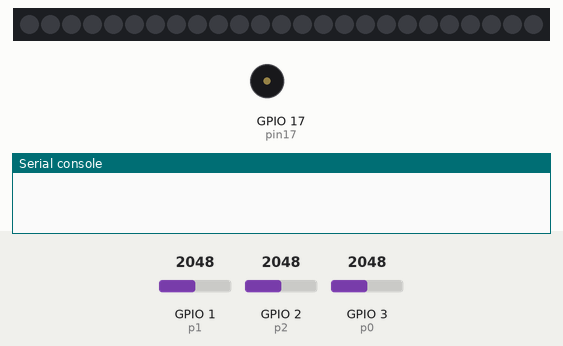
Recording of a program running on a simulated ESP32 board running MicroPython. Shown: 25 RGB LEDs in strip order, left to right, buzzer (waves = sounding), the last lines printed to the serial console. The test bench sets the inputs (shaded band); at power-on: GPIO 1 (p1) = 2048, GPIO 2 (p2) = 2048, GPIO 3 (p0) = 2048 (analog values on the 0–4095 scale). Dim RGB values are drawn brighter than linear.

Above: at 1.2 s.
1.3 s: GPIO 1 (p1) set to 0
At 1.45 s:
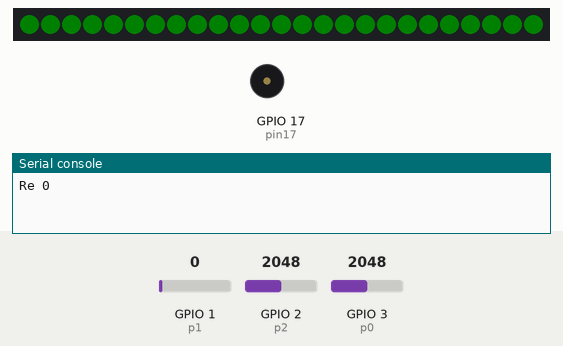
3.1 s: GPIO 2 (p2) set to 0
At 3.26 s:
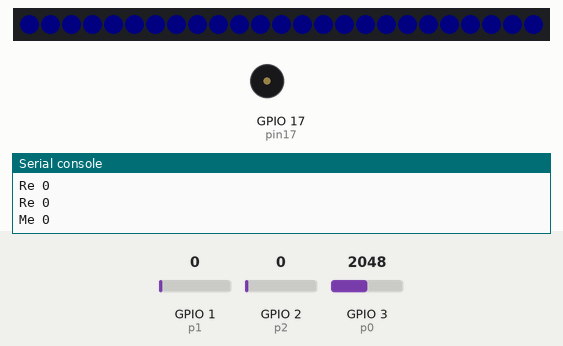
5.2 s: GPIO 3 (p0) set to 0
At 5.48 s:
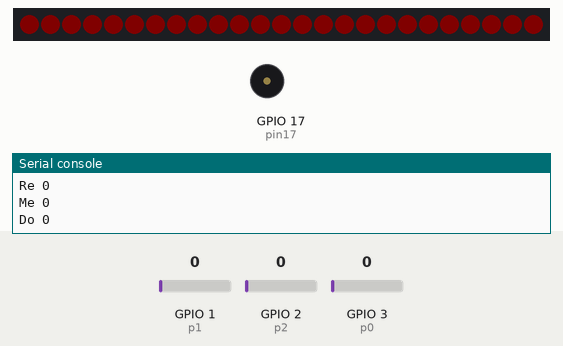
7.6 s: GPIO 3 (p0) set to 491
9.1 s: GPIO 1 (p1) set to 491
10.6 s: GPIO 2 (p2) set to 491
At 11.5 s:
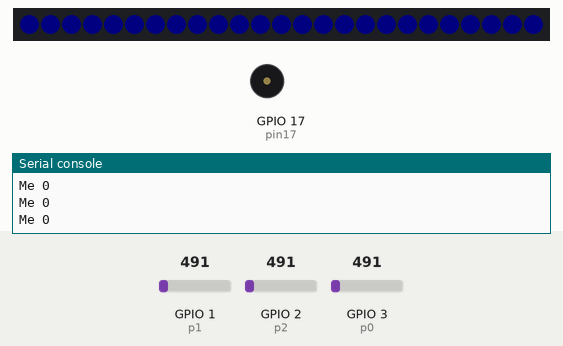
Timing chart, 0 to 13.1 s (numbered marks = the images above; inputs shaded):
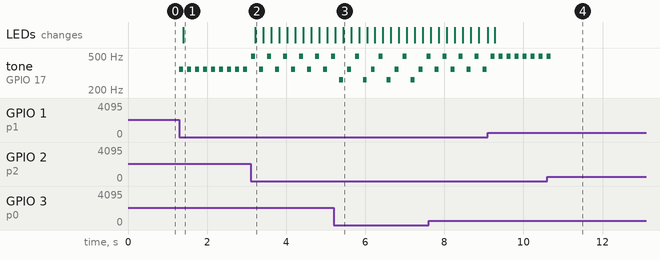

The program:

board_bitv2_ws2812_buzzer.py
```python
from machine import ADC, I2C, Pin
import os,machine,math,neopixel,time,random

np = neopixel.NeoPixel(machine.Pin(18), 25)

def setLED(r,g,b):
    for led in range(25):
        np[led] = (r,g,b)
    np.write()

class Buzzer():
    # 262 294 330 349 392 440 494
    def play(self,freq=300,delay=0.1):
        pin17 = machine.PWM(machine.Pin(17), duty=512)
        pin17.freq(freq)
        time.sleep(delay)
        machine.PWM(machine.Pin(17), duty=0)

p0 = ADC(Pin(3))
p0.atten(ADC.ATTN_0DB)

p1 = ADC(Pin(1))
p1.atten(ADC.ATTN_0DB)

p2 = ADC(Pin(2))
p2.atten(ADC.ATTN_0DB)

buzzer = Buzzer()


while True:
    if(p0.read()<20):
        print("Do "+str(p0.read()))
        buzzer.play(262,0.1)
        setLED(5,0,0)
        time.sleep(0.1)
    if(p1.read()<20):
        print("Re "+str(p1.read()))
        buzzer.play(349,0.1)
        setLED(0,5,0)
        time.sleep(0.1)
    if(p2.read()<20):
        print("Me "+str(p2.read()))
        buzzer.play(494,0.1)
        setLED(0,0,5)
        time.sleep(0.1)
```

Measured:
- after the input at 1.3 s, tone on GPIO 17 (pin17): alternates 349 Hz for 0.10 s and silent for 0.10 s, starting at once; the LEDs: change after 0.10 s (image 1)
- after the input at 3.1 s, the LEDs: change after 0.12 s (image 2)
- after the input at 5.2 s, the LEDs: first differ from a run without the input after 0.24 s (image 3)
- after the input at 10.6 s, tone on GPIO 17 (pin17): goes on until 10.7 s, then stays silent
